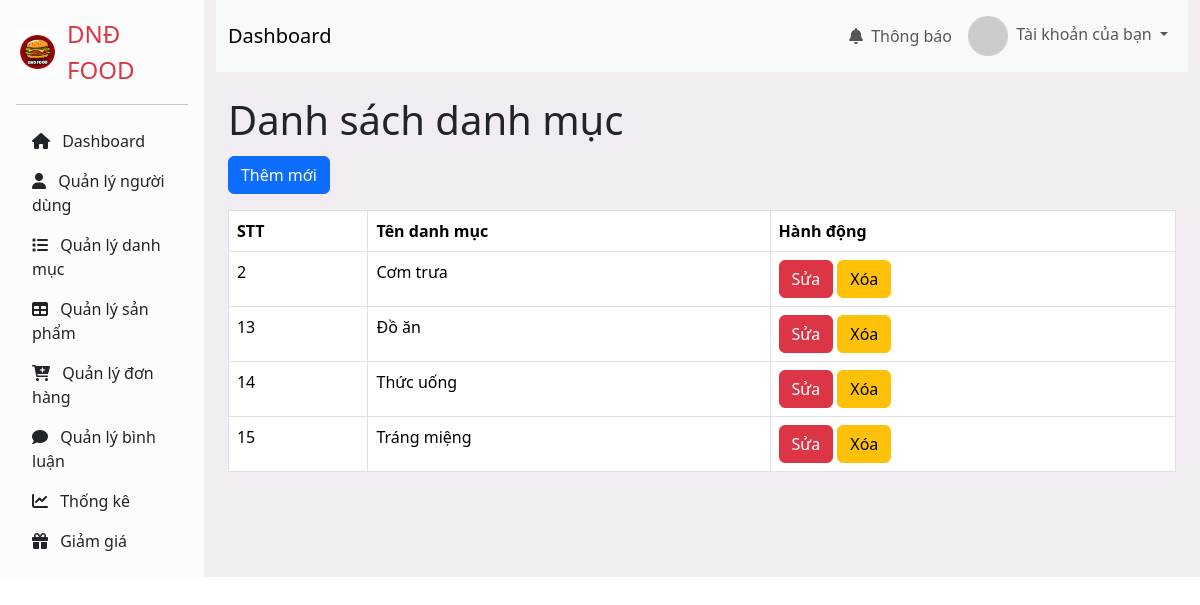
The page /controller/index.php?act=listCategory (signed in) on the database its author committed.
### tables this page shows
CREATE TABLE `category` (
  `category_id` int NOT NULL,
  `category_name` varchar(255) NOT NULL
);

### model/PDO.php (called while the page is built, shortened)
<?php
function pdo_get_connection()
{
    $dburl = "mysql:host=localhost;dbname=duan1;charset=utf8";
    $usename = "root";
    $password = "";
    $conn = new PDO($dburl, $usename, $password);
    $conn->setAttribute(PDO::ATTR_ERRMODE, PDO::ERRMODE_EXCEPTION);
    return $conn;
}
function pdo_query($sql)
{
    $sql_args = array_slice(func_get_args(), 1);
    try {
        $conn = pdo_get_connection();
        $stmt = $conn->prepare($sql);
        $stmt->execute($sql_args);
        $rows = $stmt->fetchAll(PDO::FETCH_ASSOC);
        return $rows;
    } catch (PDOException $e) {
        throw $e;
    } finally {
        unset($conn);
    }
}

### model/category.php (called while the page is built, shortened)
<?php
    function danhsach_dm(){
        $sql = "SELECT * From category";
        $result = pdo_query($sql);
        return $result;
    }
?>

### controller/categoryController/listCategory.php (the view, shortened to what this page needs)
<?php
$dsdm = danhsach_dm();
?>
<div class="container">
    <h1>Danh sách danh mục</h1>
    <a href="index.php?act=addCategory"><button type="submit" class="btn btn-primary mb-3 mt-1">Thêm mới</button></a>
    <table class="table table-bordered">
        <thead>
            <tr>
                <th>STT</th>
                <th>Tên danh mục</th>
                <th>Hành động</th>
            </tr>
        </thead>
        <tbody>
            <?php if (!empty($dsdm)) : ?>
                <?php foreach ($dsdm as $category) : ?>
                    <tr>
                        <td><?php echo $category['category_id']; ?></td>
                        <td><?php echo $category['category_name']; ?></td>
                        <td>
                            <a class="btn btn-danger" href="?act=editCategory&category_id=<?php echo $category['category_id']; ?>">Sửa</a>
                            <a class="btn btn-warning" href="?act=deleteCategory&category_id=<?php echo $category['category_id']; ?>">Xóa</a>
                        </td>
                    </tr>
                <?php endforeach; ?>
            <?php else : ?>
                <tr>
                    <td colspan="4">Không có danh mục để hiển thị</td>
                </tr>
            <?php endif; ?>
        </tbody>
    </table>
</div>

### rows shown on the page
category: category_id "2", category_name "Cơm trưa"
category: category_id "13", category_name "Đồ ăn"
category: category_id "14", category_name "Thức uống"
category: category_id "15", category_name "Tráng miệng"
